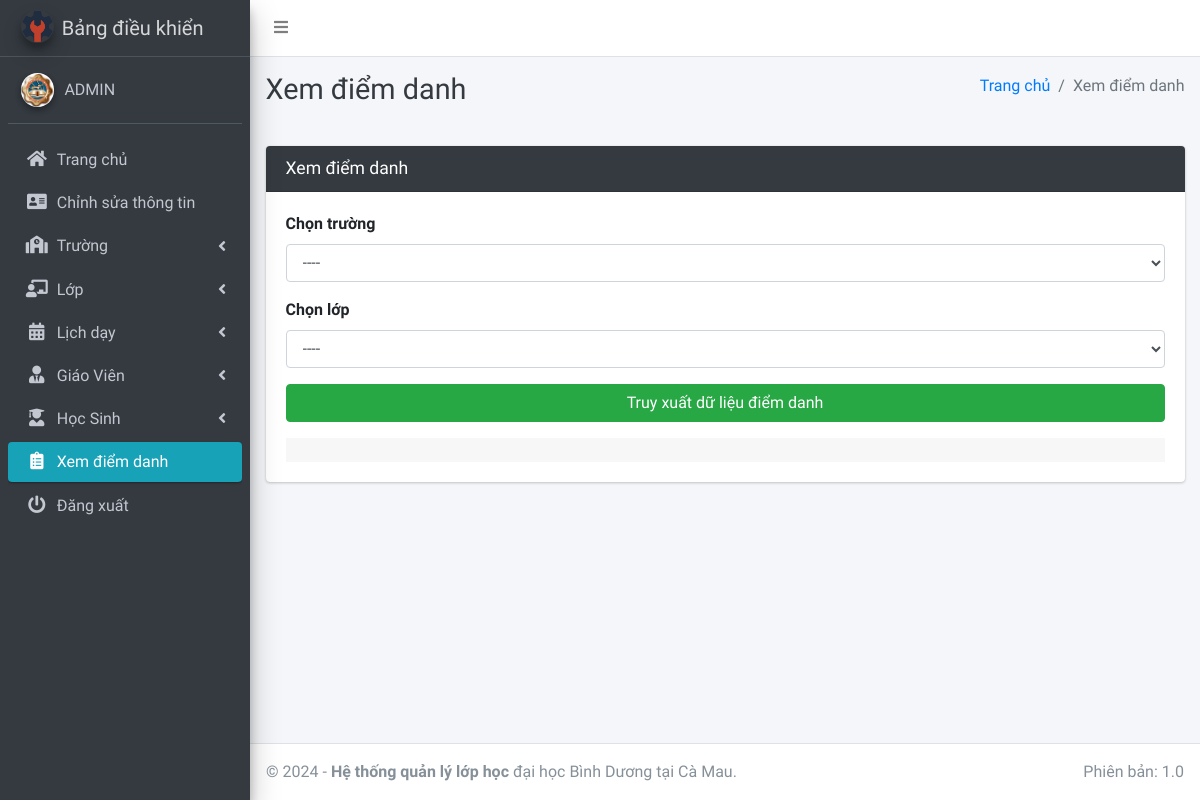
Page /attendance/view/ (signed in) on the committed database.
### main_app/models.py (models this page shows, shortened)
class CustomUser(AbstractUser):
    USER_TYPE = ((1, "HOD"), (2, "Staff"), (3, "Student"))
    GENDER = [("M", "Nam"), ("F", "Nữ")]
    username = None
    email = models.EmailField(unique=True, null=True, blank=True)
    student_id = models.CharField(max_length=20, unique=True, null=True, blank=True)
    user_type = models.CharField(default=1, choices=USER_TYPE, max_length=1)
    gender = models.CharField(max_length=1, choices=GENDER)
    profile_pic = models.ImageField(null=True, blank=True)
    address = models.TextField()
    qr_code = models.ImageField(
        upload_to="QR/", null=True, blank=True
    )  # Thêm trường lưu mã QR
    created_at = models.DateTimeField(auto_now_add=True)
    updated_at = models.DateTimeField(auto_now=True)
    USERNAME_FIELD = "student_id"  # Mặc định là student_id
    REQUIRED_FIELDS = []
    objects = CustomUserManager()

### main_app/hod_views.py (the view)
# urls.py: path("attendance/view/", hod_views.admin_view_attendance,
def admin_view_attendance(request):
    subjects = Subject.objects.all()
    sessions = Course.objects.all()
    context = {
        "subjects": subjects,
        "sessions": sessions,
        "page_title": "Xem điểm danh",
    }
    return render(request, "hod_template/admin_view_attendance.html", context)

### main_app/models.py (called while the page is built)
    def __str__(self):
        return self.name

### main_app/templates/hod_template/admin_view_attendance.html (shortened to what this page needs)
{% extends 'main_app/base.html' %}
{% load static %}
{% block page_title %}{{page_title}}{% endblock page_title %}
{% block content %}
<section class="content">
    <div class="container-fluid">
        <div class="row">
            <div class="col-md-12">
                <div class="card card-dark">
                    <div class="card-header">
                        <h3 class="card-title">{{page_title}}</h3>
                    </div>
                    <div class="card-body">
                        <div class="form-group">
                            <label>Chọn trường</label>
                            <select name="session" class="form-control" id='session'>
                                <option value="">----</option>
                            </select>
                        </div>
                        <div class="form-group">
                            <label>Chọn lớp</label>
                            <select name="subject" class="form-control" id='subject'>
                                <option value="">----</option>
                            </select>
                        </div>
                        <div class="form-group"><div  style="display: none;" class="alert alert-danger" id='error_attendance'></div>
                             <button type="button" id='fetch_attendance' class="btn btn-success btn-block">Truy xuất dữ liệu điểm danh</button>
                        </div>
                            <div id='student_data' class="card-footer">
                            </div>
                        </div>
                    </div>
                </div>
            </div>
        </div>
    </div>
{% endblock content %}

### main_app/templates/main_app/sidebar_template.html (shortened to what this page needs)
{% load static %}
<aside class="main-sidebar sidebar-dark-info elevation-4">
    {% if request.user.user_type == '1' %}
    <a href="{% url 'admin_home' %}" class="brand-link">
        <img src="{% static 'dist/img/controll.ico' %} " alt="AdminLTE Logo"
            class="brand-image img-circle elevation-3" >
        <span class="brand-text font-weight-light">Bảng điều khiển</span>
    </a>
    <div class="sidebar">
        <div class="user-panel mt-3 pb-3 mb-3 d-flex">
            <div class="image">
                <img src="{{ request.user.profile_pic}}" class="img-circle elevation-2" alt="User Image">
            </div>
            <div class="info">
                <a href="#" class="d-block">{{user.last_name}}{{user.first_name}}</a>
            </div>
        </div>
        <nav class="mt-2">
            <ul class="nav nav-pills nav-sidebar flex-column" data-widget="treeview" role="menu" data-accordion="false">
                <li class="nav-item">
                    {% url 'admin_home' as admin_home %}
                    <a href="{{admin_home}}" class="nav-link {% if admin_home == request.path %} active {% endif %}">
                        <i class="nav-icon fas fa-home"></i>
                        <p>
                            Trang chủ
                        </p>
                    </a>
                </li>
                <li class="nav-item">
                    {% url 'admin_view_profile' as admin_view_profile %}
                    <a href="{{admin_view_profile}}"
                        class="nav-link {% if admin_view_profile == request.path %} active {% endif %}">
                        <i class="nav-icon fas fa-address-card"></i>
                        <p>
                            Chỉnh sửa thông tin
                        </p>
                    </a>
                </li>
                <li class="nav-item has-treeview">
                    <a href="#" class="nav-link">
                        <i class="nav-icon fas fa-school"></i>
                        <p>
                            Trường
                            <i class="fas fa-angle-left right"></i>
                        </p>
                    </a>
                </li>
                <li class="nav-item has-treeview">
                    <a href="#" class="nav-link">
                        <i class="nav-icon fas fa-chalkboard-teacher"></i>
                        <p>
                            Lớp
                            <i class="fas fa-angle-left right"></i>
                        </p>
                    </a>
                </li>
                <li class="nav-item has-treeview">
                    <a href="#" class="nav-link">
                        <i class="nav-icon fas fa-calendar-alt"></i>
                        <p>
                            Lịch dạy
                            <i class="fas fa-angle-left right"></i>
                        </p>
                    </a>
                </li>
                <li class="nav-item has-treeview">
                    <a href="#" class="nav-link">
                        <i class="nav-icon fas fa-user-tie"></i>
                        <p>
                            Giáo Viên
                            <i class="fas fa-angle-left right"></i>
                        </p>
                    </a>
                </li>
                <li class="nav-item has-treeview">
                    <a href="#" class="nav-link">
                        <i class="nav-icon fas fa-user-graduate"></i>
                        <p>
                            Học Sinh
                            <i class="fas fa-angle-left right"></i>
                        </p>
                    </a>
                </li>
                <li class="nav-item">
                    {% url 'admin_view_attendance' as admin_view_attendance %}
                <li class="nav-item">
                    <a href="{{admin_view_attendance}}"
                        class="nav-link  {% if admin_view_attendance == request.path %} active {% endif %}">
                        <i class="nav-icon fas fa-clipboard-list"></i>
                        <p>
                            Xem điểm danh
                        </p>
                    </a>
                </li>
                                        {% endif %}
                                        <li class="nav-item">
                                            <a href="{% url 'user_logout' %}"
                                                onclick="return confirm('Phiên của bạn sẽ bị chấm dứt.\n\nTiếp tục?')"
                                                class="nav-link">
                                                <i class="nav-icon fas fa-power-off"></i>
                                                <p>
                                                    Đăng xuất
                                                </p>
                                            </a>
                                        </li>
                                    </ul>
                                </nav>
                            </div>
</aside>

### rows in the picture
CustomUser: user.profile_pic (picture), last_name "A", first_name "DMIN"

### other values in the picture
{{ page_title }} "Xem điểm danh"
